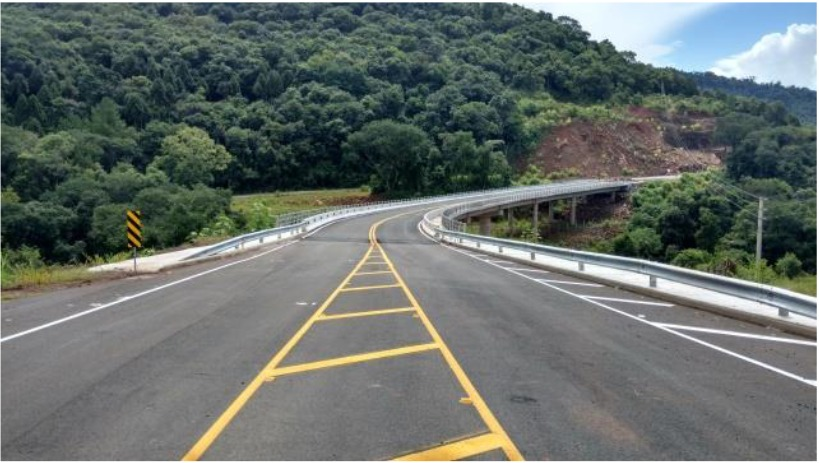
#> input picture Trailhead PDI/imgs/Ponte.jpg, 819 x 463 px
$ python '2-Manipulação da imagem.py'
#> lines starting #> are read from the running program, lines starting #| are printed output that depends on the picture
import cv2
imagem = cv2.imread('imgs/Ponte.jpg')
#> imagem is the input picture: shape (463, 819, 3); mean B, G, R 105.8, 109.8, 102.1
(b, g, r) = imagem[0, 0]
#> b = 254; g = 252; r = 251
print('O pixel (0, 0) tem as seguintes cores:')
print('Vermelho:', r, 'Verde:', g, 'Azul:', b)
#| Vermelho: 251 Verde: 252 Azul: 254

for y in range(0, imagem.shape[0]):
    for x in range(0, imagem.shape[1]):
        imagem[y, x] = (255, 0, 0)
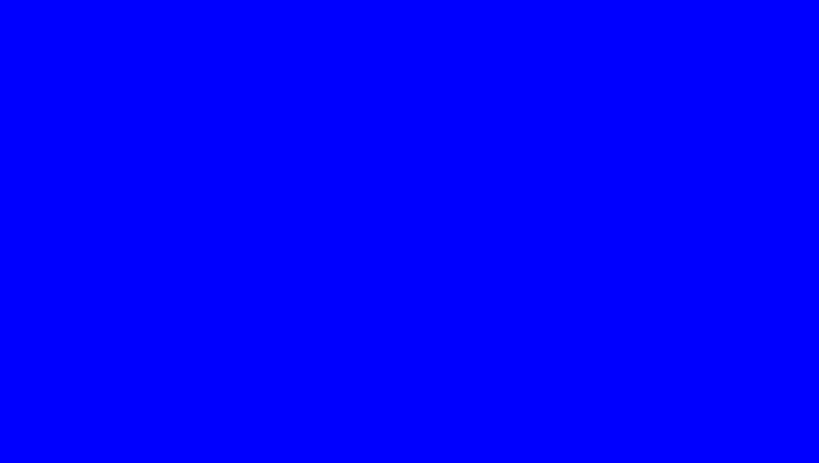
#> imagem: shape (463, 819, 3); mean B, G, R 255, 0, 0

cv2.imshow("Modified image", imagem)
cv2.waitKey(0)

image = cv2.imread('imgs/Ponte.jpg')

for y in range(0, imagem.shape[0], 10): # rows
    for x in range(0, imagem.shape[1], 10): # columns
        imagem[y:y+5, x: x+5] = (0,255,255)
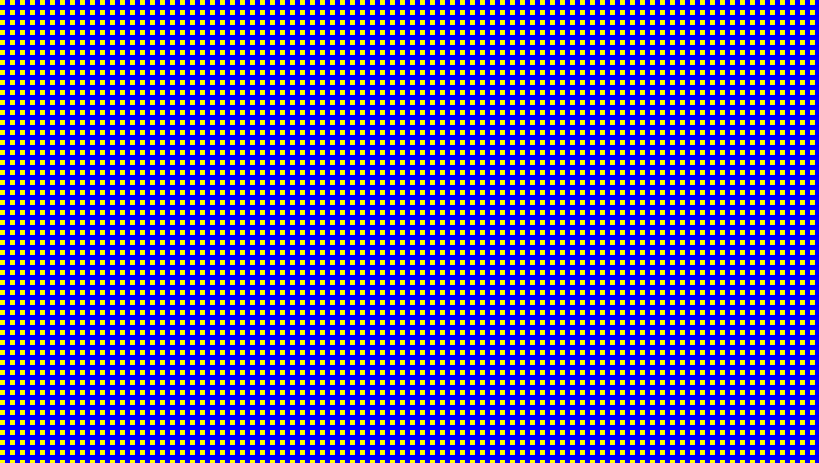
#> imagem: shape (463, 819, 3); mean B, G, R 190.8, 64.2, 64.2
cv2.imshow("Modified image", imagem)
cv2.waitKey(0)

$ run again, with Trailhead PDI/imgs/flipped_seville.png saved as Trailhead PDI/imgs/Ponte.jpg
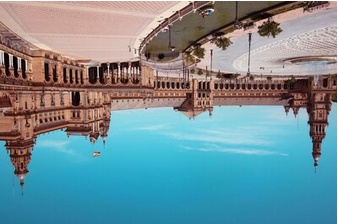
#> input picture Trailhead PDI/imgs/flipped_seville.png, 338 x 224 px
#> imagem is the input picture: shape (224, 338, 3); mean B, G, R 150.8, 143, 114.1
#> b = 243; g = 250; r = 255
#| Vermelho: 255 Verde: 250 Azul: 243
#> after the loop `for y in range(0, imagem.shape[0], 10):`:
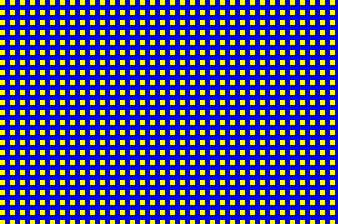
#> imagem: shape (224, 338, 3); mean B, G, R 189.7, 65.3, 65.3
